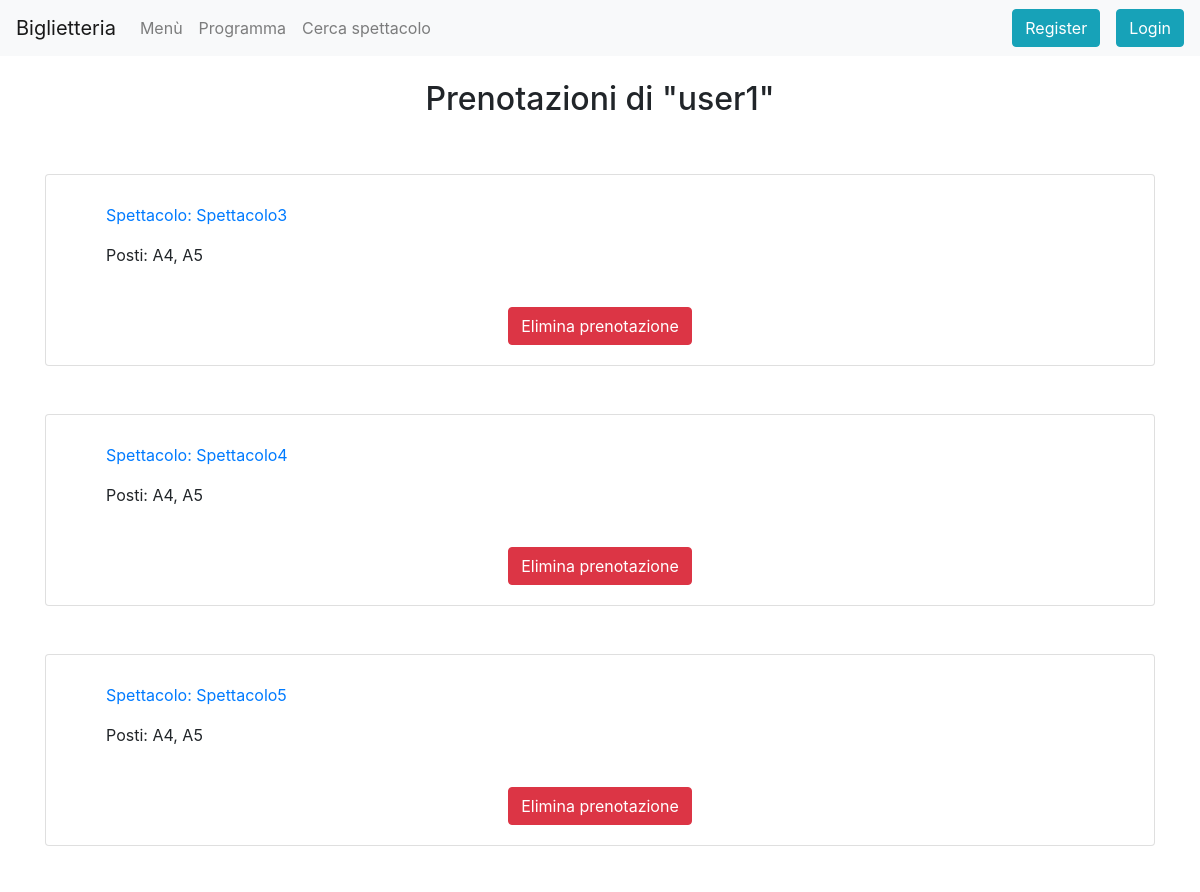
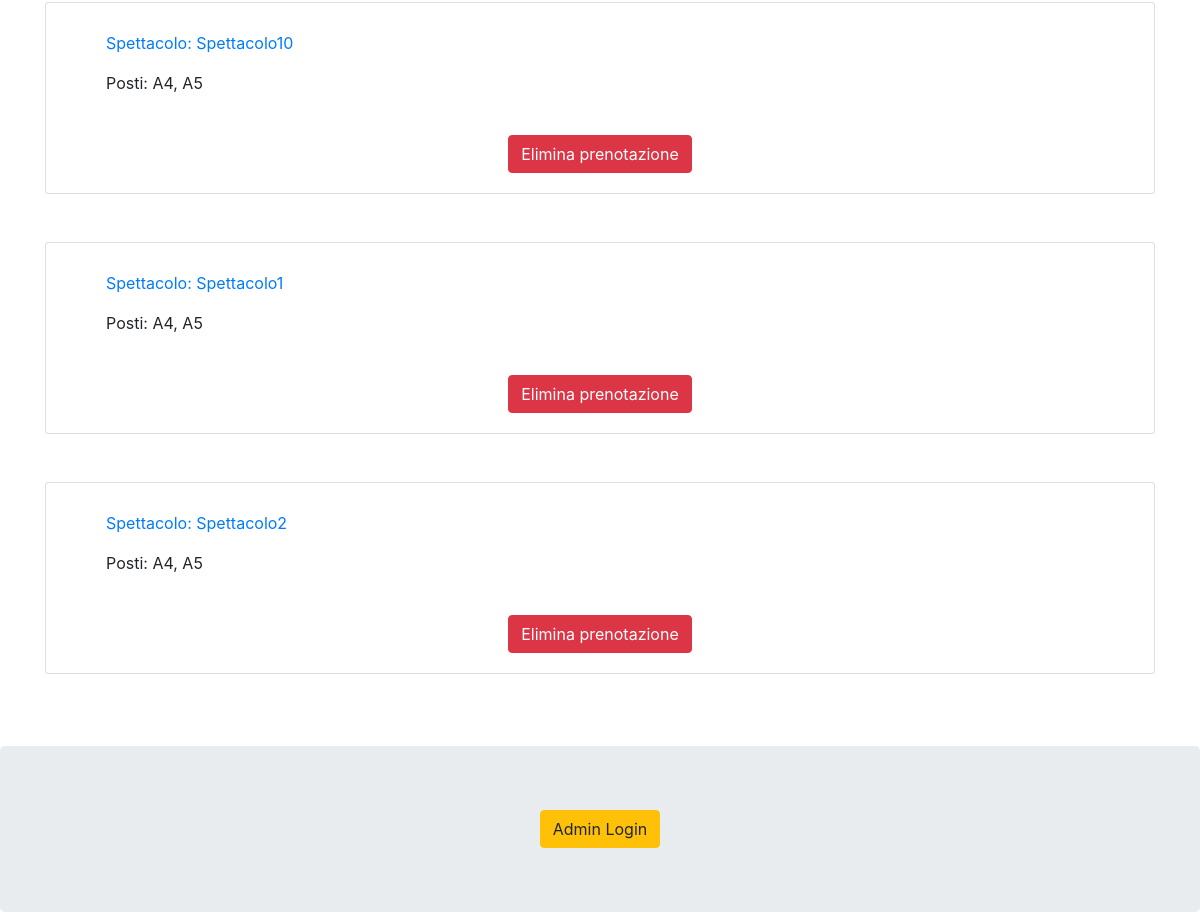
The app's page /gestione/prenotazioniutenti/128/ with its own data (2 pictures, top to bottom).
### gestione/models.py (models this page shows, shortened)
class Booking(models.Model):
    show = models.ForeignKey(Show,on_delete=models.CASCADE, related_name='bookings')
    user = models.ForeignKey(User,on_delete=models.CASCADE, blank=True, null=True, default=None, related_name='bookings')
    seats = models.JSONField(default=list)
    def get_seats(self):
        retval = ""
        l = sorted(self.seats)
        for s in l:
            retval += str(s[0]) + str(s[1] + 1) + ", "
        return retval[:-2]
    class Meta:
        unique_together = (('show', 'user'))

class Show(models.Model):
    title = models.CharField(max_length=100)
    type = models.CharField(max_length=50)
    company = models.CharField(max_length=100)
    date = models.DateField(default=None, null=True, blank=True)
    hour = models.TimeField(default="21:00", null=True, blank=True)
    cover = models.ImageField(upload_to="gestione/covers", default="gestione/covers/default.png")
    seats = models.JSONField(default=dict)
    seat_rows = models.IntegerField(default=15, validators=[
        MinValueValidator(1),
        MaxValueValidator(26),
    ])
    seat_cols = models.IntegerField(default=20, validators=[
        MinValueValidator(1)
    ])
    seat_palco_rows = models.IntegerField(default=5, validators=[
        MinValueValidator(1),
        MaxValueValidator(26),
    ])
    score = models.IntegerField(default=0)

### gestione/views.py (the view)
# urls.py: path("prenotazioniutenti/<pk>/", BookingsUsersListView.as_view(),name="user_booking_list"),
class BookingsUsersListView(GroupRequiredMixin, ListView):
    group_required = ["Operatori"]
    model = Booking
    template_name = "gestione/user_booking_list.html"
    def get_context_data(self, **kwargs) -> dict[str, Any]:
        ctx = super().get_context_data(**kwargs)
        ctx["user_name"] = get_object_or_404(User, pk=self.kwargs.get("pk")).username
        return ctx
    def get_queryset(self):
        user = get_object_or_404(User, pk=self.kwargs.get("pk"))
        return user.bookings.all()

### gestione/templates/gestione/user_booking_list.html (shortened to what this page needs)
{% extends 'basebs.html' %}
{% block content %}
<h2> {% if object_list.count != 1 %}Prenotazioni{% else %}Prenotazione{% endif %} di "{{ user_name }}" </h2>
<br>
{% for b in object_list %}
<br>
<div class="card">
  <div class="card-body align-left">
    <div class="card-text text-left">
        <ul><a href="{% url "gestione:show_detail" b.show.pk %}">Spettacolo: {{ b.show.title }}</a> </ul>
        <ul> Posti: {{ b.get_seats }} </ul>
    </div>
          <br>
          <a href="{% url 'gestione:delete_booking' b.pk %}" class="btn btn-danger align-center">Elimina prenotazione</a>
          <br>
  </div>
</div>
<br>
{%endfor%}
<br>
{% endblock %}

### records on screen
Booking: show "Spettacolo3", get_seats "A4, A5"
Booking: show "Spettacolo4", get_seats "A4, A5"
Booking: show "Spettacolo5", get_seats "A4, A5"
Booking: show "Spettacolo10", get_seats "A4, A5"
Booking: show "Spettacolo1", get_seats "A4, A5"
Booking: show "Spettacolo2", get_seats "A4, A5"

### other values on screen
{{ user_name }} "user1"
